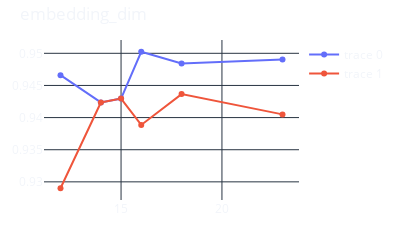
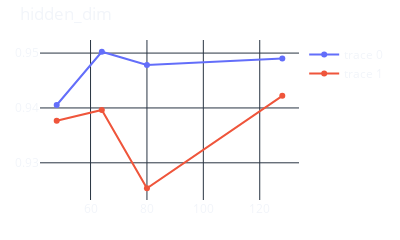
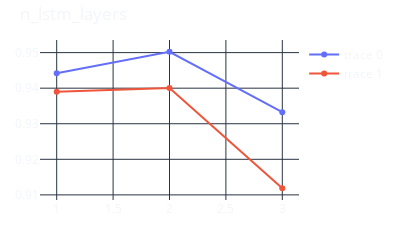
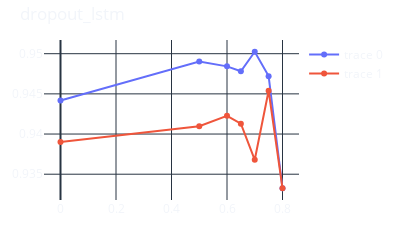

The code cell stored with these charts, in order, in its notebook:
### Code cell
marg = cs.marginals("_acc")

pars = list(marg.keys())

print(pars)

for k in pars:
    fig = plotting.scatter(x=marg[k][k], y=[marg[k]["max"], marg[k]["mean"]])
    fig.update_layout(width=400, height=200, title=k)
    fig.show()

### Figure 1 — Plotly figure (JSON) as saved in the notebook; plotly's stock layout.template omitted (floating-point values rounded to 4 significant figures)
{"data": [{"type": "scatter", "x": [12, 14, 15, 16, 18, 23], "y": [0.9466, 0.9424, 0.943, 0.9502, 0.9484, 0.949]}, {"type": "scatter", "x": [12, 14, 15, 16, 18, 23], "y": [0.929, 0.9424, 0.943, 0.9389, 0.9437, 0.9405]}], "layout": {"height": 200, "title": {"text": "embedding_dim"}, "width": 400}}

### Figure 2 — Plotly figure (JSON) as saved in the notebook; plotly's stock layout.template omitted (floating-point values rounded to 4 significant figures)
{"data": [{"type": "scatter", "x": [48, 64, 80, 128], "y": [0.9405, 0.9502, 0.9478, 0.949]}, {"type": "scatter", "x": [48, 64, 80, 128], "y": [0.9377, 0.9396, 0.9254, 0.9422]}], "layout": {"height": 200, "title": {"text": "hidden_dim"}, "width": 400}}

### Figure 3 — Plotly figure (JSON) as saved in the notebook; plotly's stock layout.template omitted (floating-point values rounded to 4 significant figures)
{"data": [{"type": "scatter", "x": [1, 2, 3], "y": [0.9442, 0.9502, 0.9333]}, {"type": "scatter", "x": [1, 2, 3], "y": [0.939, 0.94, 0.9119]}], "layout": {"height": 200, "title": {"text": "n_lstm_layers"}, "width": 400}}

### Figure 4 — Plotly figure (JSON) as saved in the notebook; plotly's stock layout.template omitted (floating-point values rounded to 4 significant figures)
{"data": [{"type": "scatter", "x": [0, 0.5, 0.6, 0.65, 0.7, 0.75, 0.8], "y": [0.9442, 0.949, 0.9484, 0.9478, 0.9502, 0.9472, 0.9333]}, {"type": "scatter", "x": [0, 0.5, 0.6, 0.65, 0.7, 0.75, 0.8], "y": [0.939, 0.941, 0.9423, 0.9413, 0.9368, 0.9454, 0.9333]}], "layout": {"height": 200, "title": {"text": "dropout_lstm"}, "width": 400}}
